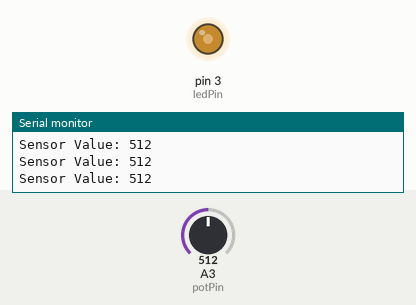
This sketch was run on a simulated Arduino Uno, built with avr-gcc and run on an emulated ATmega328P. Shown: output pins drawn as LEDs (lit = HIGH), the last lines printed to the serial monitor. The inputs (shaded band) are chosen by the test bench; at power-on: A3 (potPin) = 512.

Above: at 1.2 s.
1.3 s: A3 (potPin) set to 716
At 1.9 s:
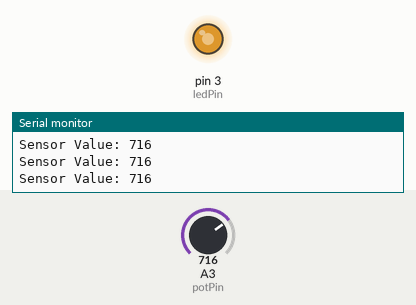
2.8 s: A3 (potPin) set to 900
At 3.3 s:
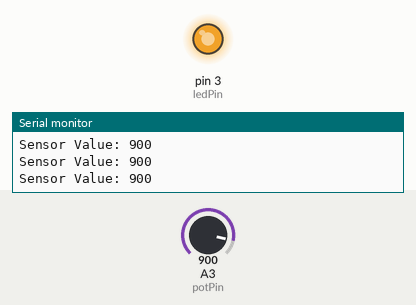
4.3 s: A3 (potPin) set to 122
At 4.7 s:
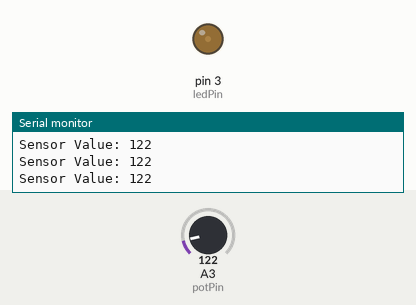
5.8 s: A3 (potPin) set to 0
At 7.0 s:
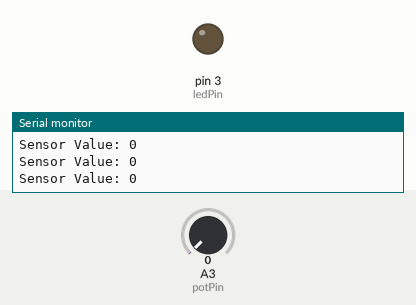
7.3 s: A3 (potPin) set to 511
At 8.6 s:
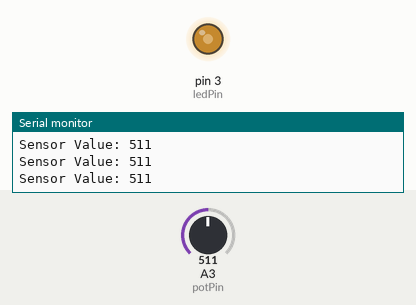
Timing chart, 0 to 9.8 s (numbered marks = the images above; inputs shaded):
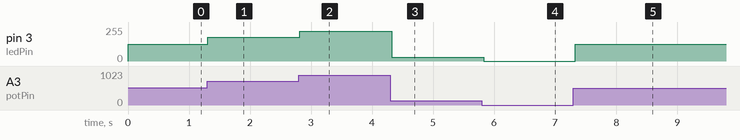

Measured:
- after the input at 1.3 s, pin 3 (ledPin): 127/255 → 178/255 at once
- after the input at 2.8 s, pin 3 (ledPin): 178/255 → 224/255 at once
- after the input at 4.3 s, pin 3 (ledPin): 224/255 → 30/255 at once
- after the input at 5.8 s, pin 3 (ledPin): 30/255 → 0/255 at once
- after the input at 7.3 s, pin 3 (ledPin): 0/255 → 127/255 at once

The sketch:

aa.ino
```cpp
const int potPin = A3;
const int ledPin = 3;

void setup() {
    Serial.begin(9600);
    pinMode(ledPin, OUTPUT);
}

void loop() {
    int sensorValue = analogRead(potPin);
    Serial.print("Sensor Value: ");
    Serial.println(sensorValue);

    int dutyCycle = map(sensorValue, 0, 1023, 0, 255);

    analogWrite(ledPin, dutyCycle);

    delay(100);
}
```
